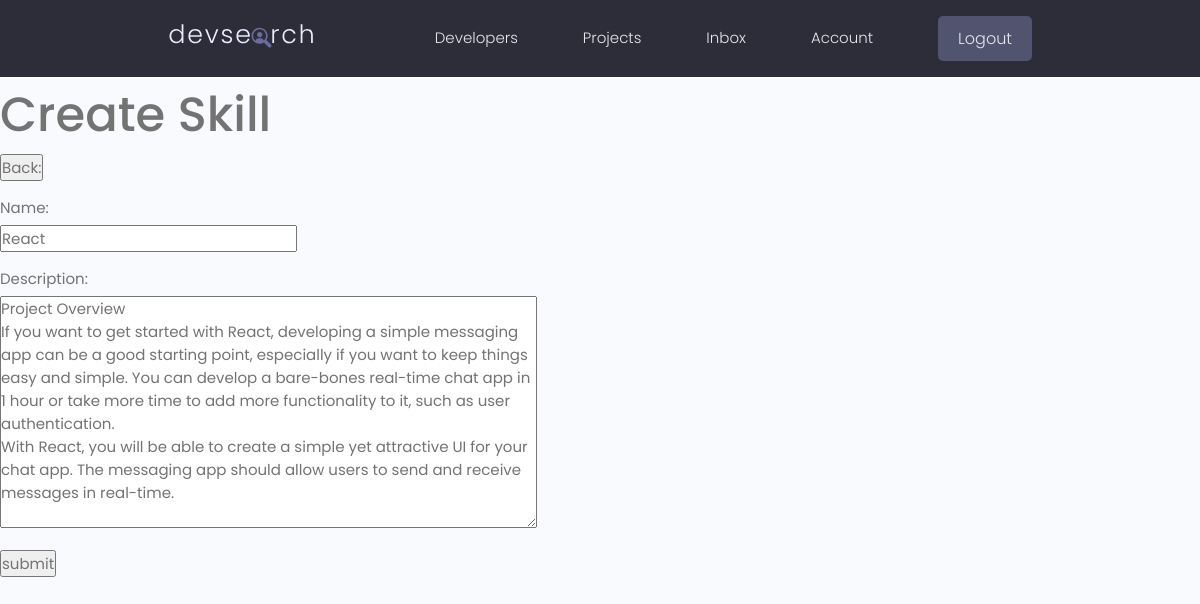
Page /update-skill/41390c1f-4010-47b1-b3f7-5608909665a9/ (signed in) on the committed database.
### users/models.py (models this page shows, shortened)
class Skill(models.Model):
    owner=models.ForeignKey(Profile,on_delete=models.CASCADE,null=True,blank=True)
    name=models.CharField(max_length=200,null=True,blank=True)
    description=models.TextField(null=True,blank=True)
    created=models.DateTimeField(auto_now_add=True)
    id=models.UUIDField(default=uuid.uuid4,unique=True,primary_key=True,editable=False)

### users/views.py (the view)
# urls.py: path('update-skill/<str:pk>/',views.updateSkill,name='update-skill'),
@login_required(login_url='login')
def updateSkill(request,pk):
    profile=request.user.profile
    skill=profile.skill_set.get(id=pk)
    form=SkillForm(instance=skill)
    if request.method=="POST":
        form=SkillForm(request.POST,instance=skill)
        if form.is_valid():
            skill.save()
            messages.success(request,'Skill was updated succesfully!!')
            return redirect('account')
    context={'form': form}
    return render(request,'users/skill_form.html',context)

### users/forms.py
class SkillForm(ModelForm):
    class Meta:
        model=Skill
        fields=['name','description']

### users/templates/users/skill_form.html (shortened to what this page needs)
{% extends 'main.html' %}
{% block content %}
<h1>Create Skill</h1>
<form action="" method="POST">
    <button for="formInput#text">Back: </button>
    {% for field in form %}
    <div class="form__field">
        <label for="formInput#text">{{field.label}}: </label>
        {{field}}
    </div>
    {% endfor %}
    <input type="submit" value="submit"/>
</form>
{% endblock content %}

### static/styles/app.css (style rules this page uses)
:root { --color-sub: #2d2d39; }

### static/uikit/styles/modules/_variables.css (style rules this page uses)
:root { --color-main: #5aa5b9; --color-main-light: #e6faff; --color-sub: #3f4156; --color-sub-light: #51546e; --color-sub-lighter: #ededfd; --color-text: #737373; --color-gray: #8b8b8b; --color-light: #e5e7eb; --color-light-gray: #767676; --color-bg: #f8fafd; --color-white: #fffefd; --color-white-light: #f3f3f3; --color-success: #359e64; --color-success-bg: #def8e8; --color-error: #fc4b0b; --color-error-bg: #fff2ee; --font-base: 'Poppins', arial, helvetica, 'Segoe UI', roboto, ubuntu, sans-serif; --font-monospace: 'Fira Code', 'Courier New', courier, monospace; --font-regular: 300; --font-medium: 500; --font-bold: 700; --generic-shadow: 1px 1px 5px #00000010; --generic-transition: all 0.3s ease-in-out; }

### static/uikit/styles/modules/_base.css (style rules this page uses)
* { margin: 0; padding: 0; box-sizing: border-box; text-rendering: optimizeLegibility; color: inherit; font-size: inherit; }
html { font-size: 50%; }
@media only screen and (min-width: 480px) { html { font-size: 56.25%; } }
@media only screen and (min-width: 1200px) { html { font-size: 62.5%; } }
body { line-height: 1.6; font-weight: 400; font-size: 1.5rem; color: var(--color-text); background-color: var(--color-bg); min-height: 100vh; }

### static/uikit/styles/modules/_typography.css (style rules this page uses)
* { font-family: var(--font-base); }
h1 { font-size: 4.8rem; font-weight: var(--font-medium); }

### static/uikit/styles/modules/_form.css (style rules this page uses)
.form__field { margin-top: 1.5rem; margin-bottom: 1.5rem; }
.form__label, .form__field > label { display: block; margin-bottom: 0.5rem; color: var(--color-text); }

### rows in the picture
Skill: form "React" "Project Overview If you want to get started with React, developing a simple messaging app can be a good starting point, especially if you want to keep things easy and simple. You can develop a bare-bones real-time chat app in 1 hour or take more time to add more functionality to it, such as user authentication. With React, you will be able to create a simple yet attractive UI for your chat app. The messaging app should allow users to send and receive messages in real-time."

### other values in the picture
{{ field.label }} "Name" "Description"
